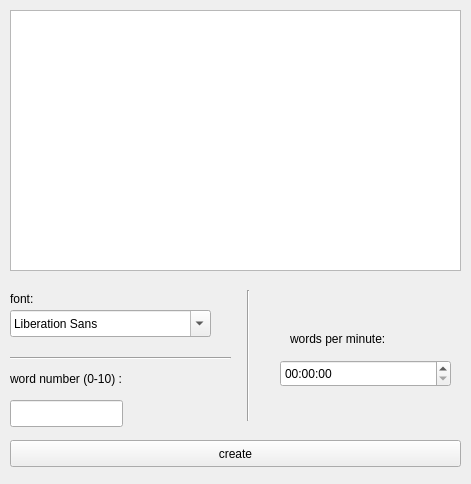
<?xml version="1.0" encoding="UTF-8"?>
<ui version="4.0">
 <class>Form</class>
 <widget class="QWidget" name="Form">
  <property name="geometry">
   <rect>
    <x>0</x>
    <y>0</y>
    <width>471</width>
    <height>484</height>
   </rect>
  </property>
  <property name="windowTitle">
   <string>fasty read</string>
  </property>
  <widget class="QPushButton" name="pushButton">
   <property name="geometry">
    <rect>
     <x>10</x>
     <y>440</y>
     <width>451</width>
     <height>27</height>
    </rect>
   </property>
   <property name="text">
    <string>create</string>
   </property>
  </widget>
  <widget class="QFontComboBox" name="fontComboBox">
   <property name="geometry">
    <rect>
     <x>10</x>
     <y>310</y>
     <width>201</width>
     <height>27</height>
    </rect>
   </property>
  </widget>
  <widget class="QLabel" name="font_label">
   <property name="geometry">
    <rect>
     <x>10</x>
     <y>290</y>
     <width>67</width>
     <height>17</height>
    </rect>
   </property>
   <property name="text">
    <string>font:</string>
   </property>
  </widget>
  <widget class="QTextEdit" name="textEdit">
   <property name="geometry">
    <rect>
     <x>10</x>
     <y>10</y>
     <width>451</width>
     <height>261</height>
    </rect>
   </property>
  </widget>
  <widget class="Line" name="line">
   <property name="geometry">
    <rect>
     <x>10</x>
     <y>350</y>
     <width>221</width>
     <height>16</height>
    </rect>
   </property>
   <property name="orientation">
    <enum>Qt::Horizontal</enum>
   </property>
  </widget>
  <widget class="QLabel" name="word_number_label">
   <property name="geometry">
    <rect>
     <x>10</x>
     <y>370</y>
     <width>141</width>
     <height>17</height>
    </rect>
   </property>
   <property name="text">
    <string>word number (0-10) :</string>
   </property>
  </widget>
  <widget class="QLineEdit" name="lineEdit">
   <property name="geometry">
    <rect>
     <x>10</x>
     <y>400</y>
     <width>113</width>
     <height>27</height>
    </rect>
   </property>
  </widget>
  <widget class="Line" name="line_2">
   <property name="geometry">
    <rect>
     <x>240</x>
     <y>290</y>
     <width>16</width>
     <height>131</height>
    </rect>
   </property>
   <property name="orientation">
    <enum>Qt::Vertical</enum>
   </property>
  </widget>
  <widget class="QTimeEdit" name="timeEdit">
   <property name="geometry">
    <rect>
     <x>280</x>
     <y>360</y>
     <width>171</width>
     <height>27</height>
    </rect>
   </property>
  </widget>
  <widget class="QLabel" name="label">
   <property name="geometry">
    <rect>
     <x>290</x>
     <y>330</y>
     <width>141</width>
     <height>17</height>
    </rect>
   </property>
   <property name="text">
    <string>words per minute:</string>
   </property>
  </widget>
 </widget>
 <resources/>
 <connections/>
</ui>
